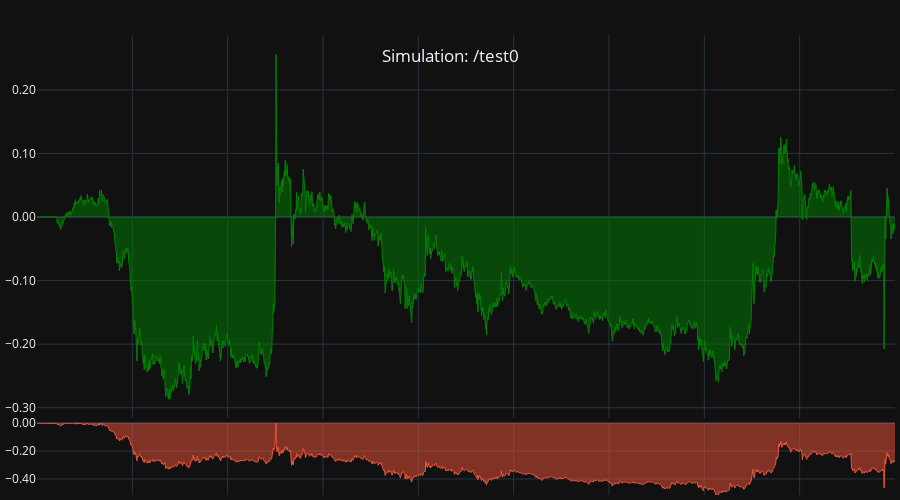
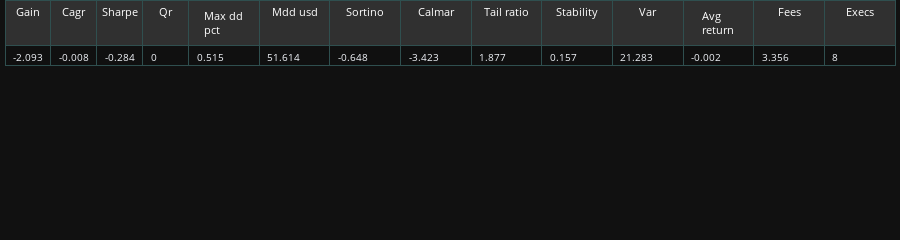

Notebook cell for these charts, in order:
### Code cell
tearsheet(rep1)

### Figure 1 — Plotly figure (JSON) as saved in the notebook; plotly's stock layout.template omitted (floating-point values rounded to 4 significant figures; data arrays with more than 128 entries replaced by an {"elided": "..."} marker saying what was removed)
{"data": [{"fill": "tozeroy", "line": {"color": "green", "width": 1}, "mode": "lines", "name": "Returns", "type": "scatter", "uid": "8943df8d-7f1b-410a-9297-106aa869e94b", "x": {"elided": "2593 str values"}, "xaxis": "x", "y": {"elided": "2593 float values"}, "yaxis": "y"}, {"fill": "tozeroy", "line": {"width": 1}, "mode": "lines", "name": "Drawdown_1", "type": "scatter", "uid": "c8cd286c-3378-4db8-852c-6f388c6ac44a", "x": {"elided": "2593 str values"}, "xaxis": "x", "y": {"elided": "2593 float values"}, "yaxis": "y2"}], "layout": {"dragmode": "zoom", "height": 500, "hoverdistance": 1000, "hovermode": "x unified", "margin": {"b": 5, "l": 5, "r": 5, "t": 35}, "modebar": {"add": ["drawline", "drawopenpath", "drawrect", "eraseshape"]}, "newshape": {"line": {"color": "yellow", "width": 1}}, "showlegend": false, "title": {"text": " Simulation: /test0", "x": 0.5, "xanchor": "center", "y": 0.9, "yanchor": "top"}, "xaxis": {"anchor": "y", "domain": [0, 1], "hoverformat": "%d-%b-%y %H:%M", "matches": "x2", "rangeslider": {"visible": false}, "showspikes": true, "showticklabels": false, "spikecolor": "#306020", "spikedash": "dot", "spikemode": "across", "spikesnap": "cursor", "spikethickness": 1}, "xaxis2": {"anchor": "y2", "domain": [0, 1], "showspikes": true, "spikecolor": "#306020", "spikedash": "dot", "spikemode": "across", "spikesnap": "cursor", "spikethickness": 1}, "yaxis": {"anchor": "x", "domain": [0.1663, 1], "hoverformat": ".2f", "spikecolor": "#306020", "spikesnap": "cursor", "spikethickness": 1, "tickformat": ".2f"}, "yaxis2": {"anchor": "x2", "domain": [0, 0.1563], "range": [-0.5148, 0], "spikecolor": "#306020", "spikesnap": "cursor", "spikethickness": 1, "tickformat": ".2f"}}}

### Figure 2 — Plotly figure (JSON) as saved in the notebook; plotly's stock layout.template omitted (floating-point values rounded to 4 significant figures)
{"data": [{"cells": {"align": ["center", "left"], "fill": {"color": "#101010"}, "font": {"size": 10}, "line": {"color": "darkslategray"}, "values": [-2.093, -0.008, -0.284, 0, 0.515, 51.61, -0.648, -3.423, 1.877, 0.157, 21.28, -0.002, 3.356, 8]}, "columnwidth": [130, 130, 130, 130, 200], "header": {"fill": {"color": "#303030"}, "font": {"color": "white", "size": 11}, "line": {"color": "darkslategray"}, "values": ["Gain", "Cagr", "Sharpe", "Qr", "Max dd pct", "Mdd usd", "Sortino", "Calmar", "Tail ratio", "Stability", "Var", "Avg return", "Fees", "Execs"]}, "type": "table", "uid": "93dcb0eb-4103-479f-a587-43da05cb886c"}], "layout": {"height": 80, "margin": {"b": 1, "l": 5, "r": 5, "t": 0}}}
